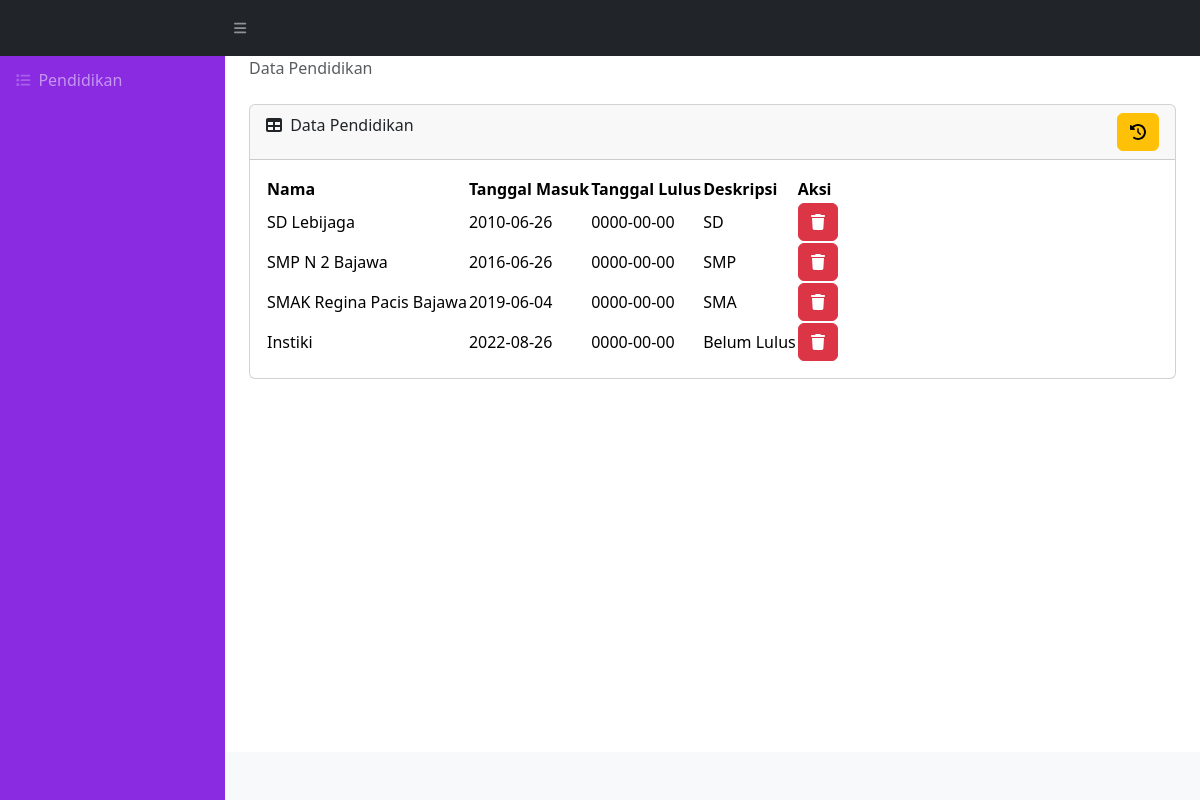
The app's page /admin/index.php with its own data.
### tables this page shows
CREATE TABLE `pendidkan` (
  `id` int(11) NOT NULL,
  `nama` varchar(255) NOT NULL,
  `start` date NOT NULL,
  `end` date NOT NULL,
  `deskripsi` longtext NOT NULL
);

### admin/index.php (the view, shortened to what this page needs)
<!DOCTYPE html>
<html lang="en">
    <head>
        <link href="https://cdn.jsdelivr.net/npm/simple-datatables@7.1.2/dist/style.min.css" rel="stylesheet" />
        <link href="css/styles.css" rel="stylesheet" />
        <link href="https://cdn.jsdelivr.net/npm/bootstrap@5.3.0/dist/css/bootstrap.min.css" rel="stylesheet">
    </head>
    <body class="sb-nav-fixed">
        <nav class="sb-topnav navbar navbar-expand navbar-dark bg-dark">
            <a class="navbar-brand ps-3" href="index.html"></a>
            <button class="btn btn-link btn-sm order-1 order-lg-0 me-4 me-lg-0" id="sidebarToggle" href="#!"><i class="fas fa-bars"></i></button>
        </nav>
        <div id="layoutSidenav">
            <div id="layoutSidenav_nav">
                <nav class="sb-sidenav accordion sb-sidenav-dark" id="sidenavAccordion">
                    <div class="sb-sidenav-menu">
                        <div class="nav">
                            <a class="nav-link" href="index.php">
                                <div class="sb-nav-link-icon"><i class="fas fa-list"></i></div>
                               Pendidikan
                            </a>
                        </div>
                    </div>
                </nav>
            </div>
            <div id="layoutSidenav_content">
                <main>
                    <div class="container-fluid px-4">
                        <ol class="breadcrumb mb-4">
                            <li class="breadcrumb-item active">Data Pendidikan</li>
                        </ol>
                        <div class="card mb-4">
                            <div class="card-header">
                                <i class="fas fa-table me-1"></i>
                                Data Pendidikan
                                <a href="create.php" class="btn btn-warning float-end"><i class="fas fa-history"></i></a>
                            </div>
                            <div class="card-body">
                                <table id="datatablesSimple">
                                    <thead>
                                        <tr class="table-danger">
                                            <th>Nama</th>
                                            <th>Tanggal Masuk</th>
                                            <th>Tanggal Lulus</th>
                                            <th>Deskripsi</th>
                                            <th>Aksi</th>
                                        </tr>
                                    </thead>
                                    <tbody>
                    <?php
                    include 'koneksi.php';
                    $data = mysqli_query($koneksi,"select * from pendidkan");
                    while($d = mysqli_fetch_array($data)){
                    ?>
                                        <tr class="table-danger">
                                            <td><?php echo $d['nama']; ?></td>
                                            <td><?php echo $d['start']; ?></td>
                                            <td><?php echo $d['end']; ?></td>
                                            <td><?php echo $d['deskripsi']; ?></td>
                                            <td>
                                                <a href="delete.php?id=<?php echo $d['id']; ?>" class="btn btn-danger"><i class="fas fa-trash"></i></a>
                                            </td>
                                        </tr>
                         <?php
                        }
                        ?>
                                    </tbody>
                                </table>
                            </div>
                        </div>
                    </div>
                </main>
                <footer class="py-4 bg-light mt-auto">
                </footer>
            </div>
        </div>
    </body>
</html>

### records on screen
pendidkan: nama "SD Lebijaga", start "2010-06-26", end "0000-00-00", deskripsi "SD"
pendidkan: nama "SMP N 2 Bajawa", start "2016-06-26", end "0000-00-00", deskripsi "SMP"
pendidkan: nama "SMAK Regina Pacis Bajawa", start "2019-06-04", end "0000-00-00", deskripsi "SMA"
pendidkan: nama "Instiki", start "2022-08-26", end "0000-00-00", deskripsi "Belum Lulus"
